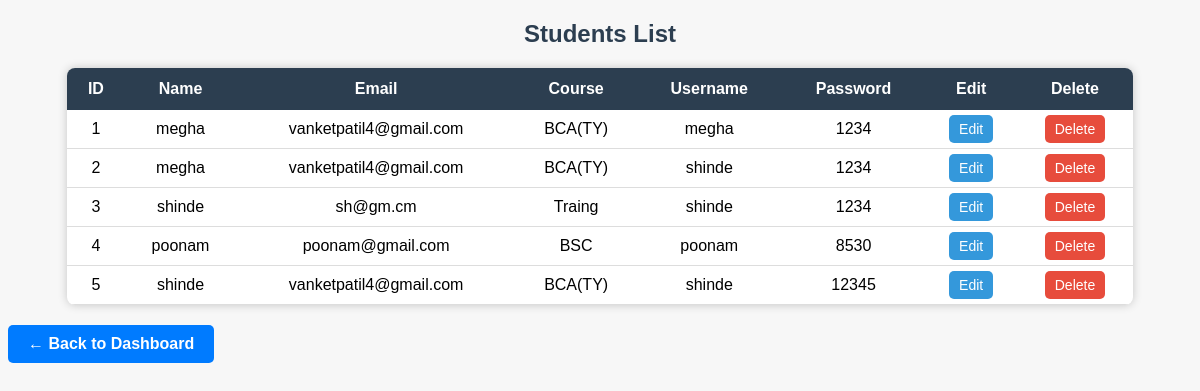
Page /view_student.php on the committed database.
### tables this page shows
CREATE TABLE `student_tb` (
  `id` int(11) NOT NULL,
  `Name` varchar(40) NOT NULL,
  `Email` varchar(50) NOT NULL,
  `Course` varchar(60) NOT NULL,
  `username` varchar(70) NOT NULL,
  `password` varchar(10) NOT NULL,
  `std_status` int(11) NOT NULL DEFAULT 1
);

### view_student.php (the view, shortened to what this page needs)
<?php
include("db_Connect.php");
$sql = "SELECT * FROM student_tb";
$result = mysqli_query($conn, $sql);
?>
<!DOCTYPE html>
<html>
<head>
</head>
<body>
<h2>Students List</h2>
<table>
    <tr>
        <th>ID</th>
        <th>Name</th>
        <th>Email</th>
        <th>Course</th>
        <th>Username</th>
        <th>Password</th>
        <th>Edit</th>
        <th>Delete</th>
    </tr>
    <?php
    $sn = 1;
    while ($row = mysqli_fetch_assoc($result)) {
        echo "<tr>";
        echo "<td>".$sn++."</td>";
        echo "<td>".$row['Name']."</td>";
        echo "<td>".$row['Email']."</td>";
        echo "<td>".$row['Course']."</td>";
        echo "<td>".$row['username']."</td>";
        echo "<td>".$row['password']."</td>";
        echo "<td><a class='btn-edit' href='edit_student.php?id=".$row['id']."'>Edit</a></td>";
        echo "<td><a class='btn-delete' href='delete_student.php?id=".$row['id']."' onclick=\"return confirm('Are you sure you want to delete?');\">Delete</a></td>";
        echo "</tr>";
    }
    ?>
</table>
<a href="home.php" style="
display:inline-block;
padding:10px 20px;
background-color:#007bff;
color:white;
text-decoration:none;
border-radius:5px;
font-size:16px;
font-weight:bold;
">
← Back to Dashboard
</body>
</html>

### view_student.php (style rules this page uses)
body { font-family: Arial, sans-serif; background: #f7f7f7; }
h2 { text-align: center; margin-top: 20px; color: #2c3e50; }
table { width: 90%; margin: 20px auto; border-collapse: collapse; background: white; box-shadow: 0px 0px 10px rgba(0,0,0,0.2); border-radius: 8px; overflow: hidden; }
th { background-color: #2c3e50; color: white; padding: 12px; text-align: center; }
td { padding: 10px; text-align: center; border-bottom: 1px solid #ddd; }
.btn-edit { background-color: #3498db; color: white; padding: 6px 10px; border-radius: 5px; text-decoration: none; font-size: 14px; }
.btn-delete { background-color: #e74c3c; color: white; padding: 6px 10px; border-radius: 5px; text-decoration: none; font-size: 14px; }

### rows in the picture
student_tb: Name "megha", Email "vanketpatil4@gmail.com", Course "BCA(TY)", username "megha", password "1234"
student_tb: Name "megha", Email "vanketpatil4@gmail.com", Course "BCA(TY)", username "shinde", password "1234"
student_tb: Name "shinde", Email "sh@gm.cm", Course "Traing", username "shinde", password "1234"
student_tb: Name "poonam", Email "poonam@gmail.com", Course "BSC", username "poonam", password "8530"
student_tb: Name "shinde", Email "vanketpatil4@gmail.com", Course "BCA(TY)", username "shinde", password "12345"
